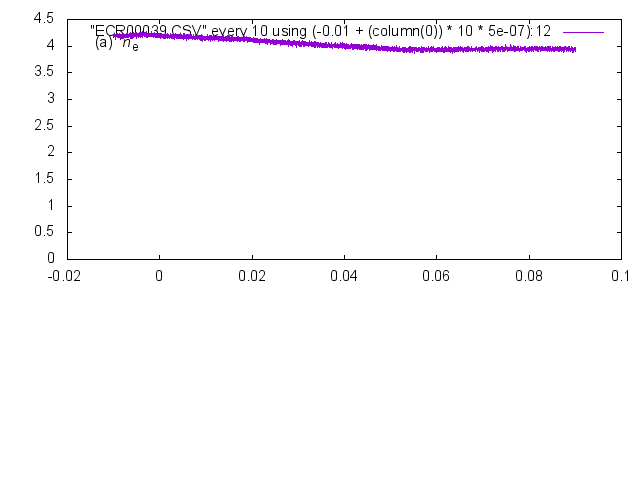

This chart was generated by the following gnuplot code:
set term png enhanced transparent truecolor font arial 11 size 640, 480
set out "PlotRaw_DL750_CH12.png"
set datafile separator ','
set multiplot 
set origin 0.0, 0.46
set size 1.0, 0.5
set lmargin 7.5
set rmargin 2
set tmargin 0
set bmargin 0
set label 2 left at graph 0.05,0.9 "{/Arial (a)} {/Arial:Italic n}_{/Arial e}"
set yrange [*<0:0<*]
plot "ECR00039.CSV" every 10 using (-0.01 + (column(0)) * 10 * 5e-07):12 with line
